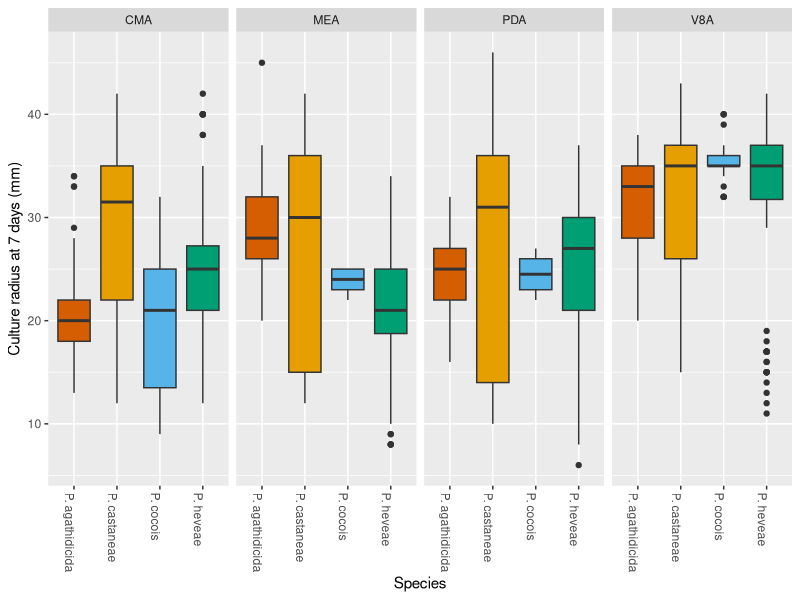
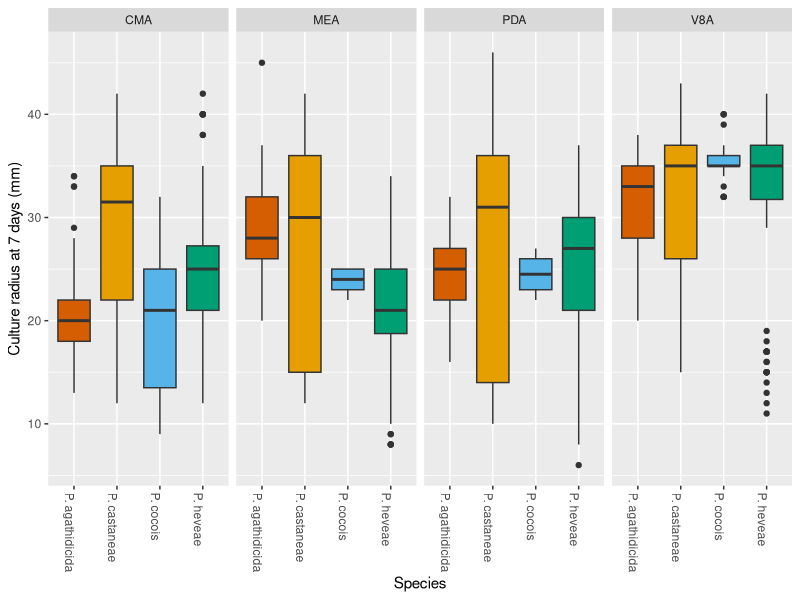
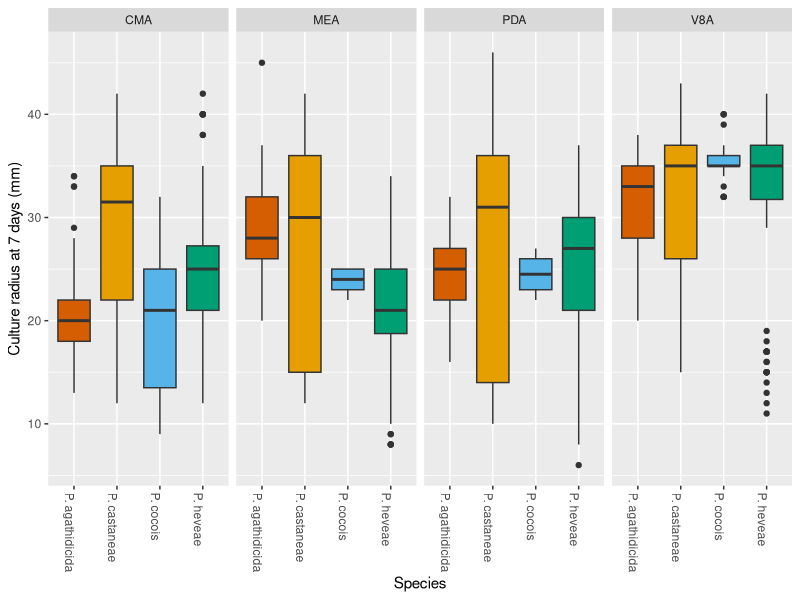

Generate these figures, in order, with R: (Note: this script raises an error after producing the figures.)
#==  Graphics for radial growth rate == Fig. X

culture  <- read.csv("culture.csv")
head(culture)
summary(culture, maxsum=40)

cbPalette4 <- c("#D55E00", "#E69F00", "#56B4E9", "#009E73") # 4 best colours
# NB: this is 213,94,0  230,159,0   86,180,233  0,158,155

#box plot
attach(culture)
require(ggplot2)
rg <- ggplot(culture, aes(factor(species), radius)) + labs(x = "Species", y =  "Culture radius at 7 days (mm)" , fill = "")
rg <- rg + theme(axis.text.x=element_text(angle=-90, hjust=0)) 
rg <- rg + theme(legend.position="none")
rg <- rg + geom_boxplot(aes(fill = factor(species)))
rg <- rg + scale_fill_manual(values=cbPalette4)
# rg <- rg + stat_summary(fun.y="mean", geom="point", shape=23, size=3, fill="white")
rg + facet_grid(. ~ media)
facet.media <- rg + facet_grid(. ~ media) 
ggsave(facet.media, file='radial-growth.png', width=15.92, height=10.61, units="cm") # good size for A4
ggsave(facet.media, file='radial-growth.pdf', width=15.92, height=10.61, units="cm") # good size for A4




#box plot updated code # not working yet, actually the above code is better for testing because you can see which line errors
attach(culture)
require(ggplot2)
rg2 <- ggplot(culture, aes(factor(species), radius))
rg2 + geom_boxplot(aes(fill = factor(species))) +
	labs(title = "Radial growth rate at 7 days") + labs(x = "Species", y =  "Radius of culture (mm)" , fill = "") +
	opts(axis.text.x=theme_text(angle=-90, hjust=0)) +
	scale_fill_manual(values=cbPalette4) +
	stat_summary(fun.y="mean", geom="point", shape=23, size=3, fill="white")
rg2 + facet_grid(. ~ media)
ggsave("radial-growth2.pdf", width=10, height=7, units="cm")




#statistics

cma <- subset(culture, media=="CMA") #subset by media
radiusmeans.cma <- tapply(cma$radius, cma$species, mean)
round(radiusmeans.cma, 1)
tapply(cma$radius, cma$species, quantile)

mea <- subset(culture, media=="MEA") #subset by media
radiusmeans.mea <- tapply(mea$radius, mea$species, mean)
round(radiusmeans.mea, 1)
tapply(mea$radius, mea$species, quantile)

pda <- subset(culture, media=="PDA") #subset by media
radiusmeans.pda <- tapply(pda$radius, pda$species, mean)
round(radiusmeans.pda, 1)
tapply(pda$radius, pda$species, quantile)

v8a <- subset(culture, media=="V8A") #subset by media
radiusmeans.v8a <- tapply(v8a$radius, v8a$species, mean)
round(radiusmeans.v8a, 1)
tapply(v8a$radius, v8a$species, quantile)


#=========  Graphics for Cardinal growth == Fig. X

temp <- read.csv("simple_temp2.csv")
head(temp)
summary(temp, maxsum=40)

cbPalette4 <- c("#D55E00", "#E69F00", "#56B4E9", "#009E73") # 4 best colours
# NB: this is 213,94,0  230,159,0   86,180,233  0,158,155

#quick check of points
require(ggplot2)
p <- ggplot(temp, aes(temperature, value)) 
p + geom_point(aes(colour = species))

#cardinal temperature graph with lines
p3 <- ggplot() +
  geom_point(data = temp, mapping = aes(x = temperature, y = value7, colour = species), size = 1) +
  geom_line(data = temp, mapping = aes(x = temperature, y  = value7, colour = species), method = loess, size=1) +
  scale_x_continuous(breaks=seq(0,35,2)) + #edit this for axis ticks
  scale_colour_manual(values=cbPalette4)+
  ylim(0,6.5) +
  labs(x = "Temperature (dC)", y = "Radial growth (mm/day)") +
  theme_bw()
p3
ggsave(p3, file='cardinal-temp.pdf', width=15.92, height=10.61, units="cm")
ggsave(p3, file='cardinal-temp.png', width=15.92, height=10.61, units="cm")

# a faceted version
p4 <- p3 + 
   facet_wrap(~species)
p4


plot(temp$temperture, temp$value7, type="0")


p4 <- ggplot() +
  geom_point(data = temp, mapping = aes(x = temperature, y = value7, colour = species), size = 1) +
  geom_line(data = temp, mapping = aes(x = temperature, y  = value7, colour = species), size=1) +
  scale_x_continuous(breaks=seq(0,35,2)) + #edit this for axis ticks
  scale_colour_manual(values=cbPalette4)+
  ylim(0,6.5) +
  labs(x = "Temperature (dC)", y = "Radial growth (mm/day)") +
  theme_bw()
p4

#========  Graphics for oogonium == Fig. X


oogonium <- read.csv("oogonium.csv")
head(oogonium)
summary(oogonium, maxsum=40)

# normal box plot graphics
attach(oogonium)
require(ggplot2)
osw <- ggplot(oogonium, aes(factor(species), oospore.width)) + labs(title = "Oospore width") + labs(x = "Species", y =  "diameter (um)" , fill = "") 
osw <- osw + geom_hline(yintercept=mean(oogonium$oospore.width, na.rm=T), linetype=2)
osw + geom_boxplot()
p.oospore.width <- osw + geom_boxplot() 
ggsave(p.oospore.width, file='oospore.width.pdf', width=10, height=7)

attach(oogonium)
require(ggplot2)
ogw <- ggplot(oogonium, aes(factor(species), oogonium.width)) + labs(title = "Oogonium width") + labs(x = "Species", y =  "diameter (um)" , fill = "") 
ogw <- ogw + geom_hline(yintercept=mean(oogonium$oogonium.width, na.rm=T), linetype=2)
ogw + geom_boxplot()
p.oogonium.width <- ogw + geom_boxplot() 
ggsave(p.oogonium.width, file='oogonium.width.pdf', width=10, height=7)

#calculate the means
library(plyr)
osw.sp.mean <- ddply(oogonium, .(species), summarise, dia.mean=mean(oospore.width, na.rm=T))
ogw.sp.mean <- ddply(oogonium, .(species), summarise, dia.mean=mean(oogonium.width, na.rm=T))
#print them
osw.sp.mean
ogw.sp.mean

#Final faceting oogonium.width
attach(oogonium)
require(ggplot2)
cz <- ggplot(oogonium, aes(x=oogonium.width)) + labs(title = "Oogonium width") + labs(x = "diameter (um)", y =  "density" , fill = "") 
cz <- cz + geom_vline(data=ogw.sp.mean, aes(xintercept=dia.mean), linetype=2, colour="red")
cz + geom_density(alpha=.3)+ facet_grid(species ~ .)
cz.print <- cz + geom_density(alpha=.3)+ facet_grid(species ~ .)
ggsave(cz.print, file='oogonium.width.density.plot.pdf', width=15.92, height=10.61, units="cm")
ggsave(cz.print, file='oogonium.width.density.plot.png', width=15.92, height=10.61, units="cm")


#Final faceting oospore.width
attach(oogonium)
require(ggplot2)
cosz <- ggplot(oogonium, aes(x=oospore.width)) + labs(title = "Oospore width") + labs(x = "diameter (um)", y =  "density" , fill = "") 
cosz <- cosz + geom_vline(data=osw.sp.mean, aes(xintercept=dia.mean), linetype=2, colour="red")
cosz + geom_density(alpha=.3)+ facet_grid(species ~ .)
cosz.print <- cosz + geom_density(alpha=.3)+ facet_grid(species ~ .)
ggsave(cosz.print, file='oospore.width.density.plot.pdf', width=15.92, height=15.92, units="cm")
ggsave(cosz.print, file='oospore.width.density.plot.png', width=15.92, height=15.92, units="cm")

#Violin plot!
vi <- ggplot(oogonium, aes(factor(species), oospore.width))
vi <- vi + scale_fill_manual(values=cbPalette4)
vi <- vi + geom_boxplot(width=.1, fill="black", outlier.colour=NA)
vi <- vi + stat_summary(fun.y=median, geom="point", fill="white", shape=21, size=2.5)
vi + geom_violin(aes(fill = factor(species), colour = factor(species)))
vi.print <- vi + geom_violin(aes(fill = factor(species), colour = factor(species)))
ggsave(vi.print, file='oospore.violin.plot.pdf', width=7, height=7.5)


#Violin plot! - this version with tidier code and centre bars
vii <- ggplot(oogonium, aes(factor(species), oospore.width))
vii + geom_violin(aes(fill = factor(species), colour = factor(species)),adjust = 1.4) + 
	labs(title = "Oospore width variation") + 
	labs(x = "species", y = "oospore width (um)") +
      theme(legend.position = 'none') +
      scale_fill_manual(values=cbPalette4) +
	scale_colour_manual(values=cbPalette4) +
      geom_boxplot(width=.1, fill="black", outlier.colour=NA) +
      stat_summary(fun.y=median, geom="point", fill="white", shape=21, size=2.5)+
	geom_hline(yintercept=23.89, linetype=2)
ggsave("oospore.violin.plot3.pdf", width=15, height=15, units="cm")
ggsave("oospore.violin.plot3.png", width=15, height=15, units="cm")


#====   T-test staticstics (oogonium)   ==============================================

# independent 2-group t-test. Format is " t.test(y~x) " where y is numeric and x is a binary factor 
# so subset the data to have just P. katsurae 2 and P. katsurae ss
head(oogonium) #reminder of what the dataframe looks like

head(pta.v.heveae) # this checks that the subsetting works correctly
#then:
pta.v.heveae <- subset(oogonium, species=="P. agathidicida" | species=="P. heveae")
t.test(pta.v.heveae$oospore.width~pta.v.heveae$species)

pta.v.katsurae <- subset(oogonium, species=="P. agathidicida" | species=="P. castaneae")
t.test(pta.v.katsurae$oospore.width~pta.v.katsurae$species)

pta.v.katsurae.cocos <- subset(oogonium, species=="P. agathidicida" | species=="P. cocois")
t.test(pta.v.katsurae.cocos$oospore.width~pta.v.katsurae.cocos$species)

#these two are really close should be much greater
heveae.v.katsurae.cocos <- subset(oogonium, species=="P. heveae" | species=="P. cocois")
t.test(heveae.v.katsurae.cocos$oospore.width~heveae.v.katsurae.cocos$species)
#yep, not significant. p-value = 0.01047




heveae.v.cocos <- subset(oogonium, species=="P. heveae" | species=="P. cocois")
t.test(heveae.v.cocos$oospore.width~heveae.v.cocos$species)
#yep, not significant. p-value = 0.01047



#============== Oogonia and oospore statistics data ============


oogonium <- read.csv("oogonium.csv")
head(oogonium)
summary(oogonium, maxsum=40)

#printed statistics
oosporelengthmeans <- tapply(oogonium$oospore.width, oogonium$species, mean)
round(oosporelengthmeans, 1)
oogoniumlengthmeans <- tapply(oogonium$oogonium.width, oogonium$species, mean)
round(oogoniumlengthmeans, 1)
tapply(oogonium$oospore.width, oogonium$species, quantile)
tapply(oogonium$oogonium.width, oogonium$species, quantile)


#============== antheridium statistics data ============


antheridium <- read.csv("antheridium.csv")
head(antheridium)
summary(antheridium , maxsum=40)

#printed statistics
antheridiumlengthmeans <- tapply(antheridium$length, antheridium$species, mean)
round(antheridiumlengthmeans, 1)
antheridiumwidthmeans <- tapply(antheridium$width, antheridium$species, mean)
round(antheridiumwidthmeans, 1)

tapply(antheridium$length, antheridium$species, quantile)
tapply(antheridium$width, antheridium$species, quantile)


#============== sporangia statistics data ============


sporangia <- read.csv("sporangia.csv")
head(sporangia)
summary(sporangia, maxsum=40)

#printed statistics

sporangialengthmeans <- tapply(sporangia$length, sporangia$species, mean)
round(sporangialengthmeans, 1)

sporangiawidthmeans <- tapply(sporangia$width, sporangia$species, mean)
round(sporangiawidthmeans, 1)

sporangiaporemeans <- tapply(sporangia$pore, sporangia$species, mean)
round(sporangiaporemeans, 1)

tapply(sporangia$length, sporangia$species, quantile)
tapply(sporangia$width, sporangia$species, quantile)
tapply(sporangia$pore, sporangia$species, quantile)


# normal box plot graphics
attach(sporangia)
require(ggplot2)
sw <- ggplot(sporangia, aes(factor(species), width)) + labs(title = "sporangia width") + labs(x = "Species", y =  "diameter (um)" , fill = "") 
sw <- sw + geom_hline(yintercept=mean(sporangia$width, na.rm=T), linetype=2)
sw + geom_boxplot()
p.sporangia.width <- sw + geom_boxplot() 
ggsave(p.sporangia.width, file='oospore.width.pdf', width=10, height=7)

attach(sporangia)
require(ggplot2)
sl <- ggplot(sporangia, aes(factor(species), length)) + labs(title = "sporangia length") + labs(x = "Species", y =  "diameter (um)" , fill = "") 
sl <- sl + geom_hline(yintercept=mean(sporangia$length, na.rm=T), linetype=2)
sl + geom_boxplot()
p.sporangia.length<- sl + geom_boxplot() 
ggsave(p.sporangia.length, file='oospore.length.pdf', width=10, height=7)

attach(sporangia)
require(ggplot2)
sp <- ggplot(sporangia, aes(factor(species), pore)) + labs(title = "sporangia pore") + labs(x = "Species", y =  "diameter (um)" , fill = "") 
sp <- osw + geom_hline(yintercept=mean(sporangia$pore, na.rm=T), linetype=2)
sp + geom_boxplot()
p.sporangia.pore <- sp + geom_boxplot() 
ggsave(p.sporangia.pore, file='oospore.pore.pdf', width=10, height=7)



#test edit to trigger commit2



